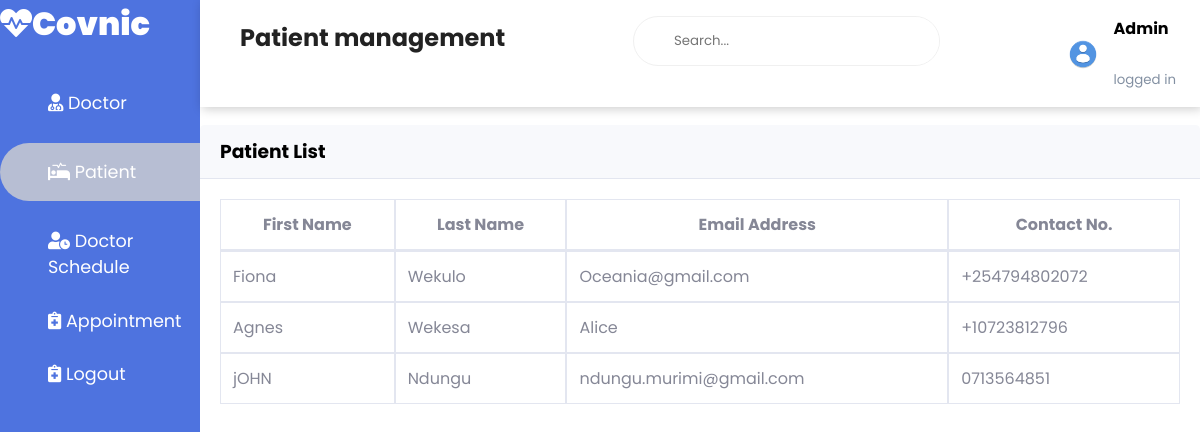
The page /admin/patient.php on the database its author committed.
### tables this page shows
CREATE TABLE `patient_table` (
  `patient_email_address` varchar(200) NOT NULL,
  `patient_password` varchar(200) NOT NULL,
  `patient_first_name` varchar(200) NOT NULL,
  `patient_last_name` varchar(200) NOT NULL,
  `patient_date_of_birth` varchar(200) NOT NULL,
  `patient_gender` varchar(200) NOT NULL,
  `patient_address` varchar(200) NOT NULL,
  `patient_phone_no` varchar(200) NOT NULL,
  `patient_maritial_status` varchar(200) NOT NULL,
  `patient_verification_code` varchar(200) NOT NULL,
  `email_verify` varchar(200) NOT NULL
);

### admin/patient.php (the view, shortened to what this page needs)
<!DOCTYPE html>
<html lang="en">
 <head>
   <link rel="stylesheet" href="../admin/style_admin.css">
     <link rel="stylesheet" href="https://cdnjs.cloudflare.com/ajax/libs/font-awesome/5.15.4/css/all.min.css">
   <link rel="stylesheet" href="https://maxst.icons8.com/vue-static/landings/line-awesome/line-awesome/1.3.0/css/line-awesome.min.css">
 </head>
 <body>
   <div class="sidebar">
     <div class="sidebar-brand">
<h1><span class = "fas fa-heartbeat"><span>  Covnic</span></span></h1>
     </div>
     <div class="sidebar-menu">
         <ul>
            <li>
                <a class="nav-link" href="doctor.php">
                    <i class="fas fa-user-md"></i>
                    <span>Doctor</span></a>
            </li>
            <li class="active">
                <a class="nav-link" href="patient.php">
                    <i class="fas fa-procedures"></i>
                    <span>Patient</span></a>
            </li>
            <li>
                <a class="nav-link" href="doctor_schedule.php">
                    <i class="fas fa-user-clock"></i>
                    <span>Doctor Schedule</span></a>
            </li>
            <li>
                <a class="nav-link" href="appointment.php">
                    <i class="fas fa-notes-medical"></i>
                    <span>Appointment</span></a>
            </li>
            <li>
                <a class="nav-link" href="index.php">
                    <i class="fas fa-notes-medical"></i>
                    <span>Logout</span></a>
            </li>
        </ul>
        </div>
        </div>
<div class="main-content">
    <header>
        <h2>
            <label for="nav-toggle">
                <span class="las la-bars"></span>
            </label>
            Patient management
        </h2>
        <div class="search-wrapper">
            <input type="search" placeholder="Search...">
        </div>
        <div class="user-wrapper">
            <img src="../image/pic1.png" width="30px" height="30px" alt="">
           <div>
               <h4>Admin</h4>
               <br>
               <small>logged in</small>
           </div>
        </div>
    </header>
	<br>
	<br>
	<br>
	<br>
                    <div class="card shadow mb-4">
                        <div class="card-header py-3">
                        	<div class="row">
                            	<div class="col">
                            		<h3 class="m-0 font-weight-bold text-primary">Patient List</h3>
                            	</div>
                            </div>
                        </div>
                        <div class="card-body">
                            <div class="table-responsive">
                                <table class="table table-bordered" id="doctor_table" width="100%" cellspacing="0">
                                    <thead>
                                        <tr>
                                        <th>First Name</th>
                                            <th>Last Name</th>
                                            <th>Email Address</th>
                                            <th>Contact No.</th>
                                        </tr>
                                    </thead>
                                    <tbody>
                                        <?php
                                        include_once '../connect.php';
                                        $sql = "SELECT patient_first_name , patient_last_name, patient_email_address,
                                       patient_phone_no, email_verify FROM patient_table";
                                        $result= $conn->query($sql);
                                         while($row = $result->fetch_assoc()){
                                            echo  "<tr>
                                            <td>" . $row["patient_first_name"] . "</td>
                                            <td>" . $row["patient_last_name"] . "</td>
                                            <td>" . $row["patient_email_address"] . "</td>
                                            <td>" . $row["patient_phone_no"] . "</td>
                                        </tr>";
                                         }
                                        ?>
                                    </tbody>
                                </table>
                            </div>
                        </div>
                    </div>
</body>
</html>

### admin/style_admin.css (style rules this page uses)
:root { --main-color: #4e73df; --color-dark: #1d2231; --text-grey: #8390a2; }
* { padding: 0; margin: 0; box-sizing: border-box; list-style-type: none; text-decoration: none; font-family: 'Poppins', sanserif; }
.sidebar { width: 200px; position: fixed; left: 0; top: 0; height: 100%; background: var(--main-color); }
.sidebar-brand { height: 90px; padding-left: 1 rem 0rem 1rem 2rem; color: #fff; }
.sidebar-brand span { display: inline-block; padding-right: 1rem; }
.sidebar-menu li { width: 100%; margin-bottom: 1.7rem; padding-left: 2rem; }
.sidebar-menu a { padding-left: 1rem; display: block; color: #fff; font-size: 1.1rem; }
.active, .sidebar-menu ul li:hover { background: rgb(183, 190, 211); padding-top: 1rem; padding-bottom: 1rem; color: var(--main-color); border-radius: 30px 0px 0px 30px; }
.main-content { transition: margin-left 300ms; margin-left: 200px; }
.main-content header { background: #fff; display: flex; justify-content: space-between; padding: 1rem 1.5rem; box-shadow: 2px 2px 10px rgba(0, 0, 0, 0.2); position: fixed; left: 200px; width: calc(100% - 200px); top: 0; }
.main-content header h2 { color: #222; }
.main-content header label span { font-size: 1.7rem; padding-left: 1rem; }
.search-wrapper { border: 1px solid #f0f0f0; border-radius: 30px; height: 50px; display: flex; align-items: center; overflow-x: hidden; }
.search-wrapper input { height: 100%; padding: .5rem; border: none; outline: none; }
.user-wrapper { display: flex; align-items: center; }
.user-wrapper img { border-radius: 50%; margin-right: 1rem; }
.user-wrapper h4 { margin-bottom: 0rem !important; }
.user-wrapper small { display: inline-block; color: var(--text-grey); margin-top: -10px !important; }
.card-body { flex:1 1 auto; min-height:1px; padding:1.25rem }
.card-header { padding:.75rem 1.25rem;margin-bottom:0;background-color:#f8f9fc;border-bottom:1px solid #e3e6f0 }
.card-header:first-child { border-radius:calc(.35rem - 1px) calc(.35rem - 1px) 0 0 }
.table { width:100%;margin-bottom:1rem;color:#858796 }
.table td,.table th { padding:.75rem;vertical-align:top;border-top:1px solid #e3e6f0 }
.table thead th { vertical-align:bottom;border-bottom:2px solid #e3e6f0 }
.table-bordered { border:1px solid #e3e6f0 }
.table-bordered td, .table-bordered th { border:1px solid #e3e6f0 }
.table-bordered thead td, .table-bordered thead th { border-bottom-width:2px }
.table-responsive { display:block;width:100%;overflow-x:auto;-webkit-overflow-scrolling:touch }
.table-responsive>.table-bordered { border:0 }

### rows shown on the page
patient_table: patient_first_name "Fiona", patient_last_name "Wekulo", patient_email_address "Oceania@gmail.com", patient_phone_no "+254794802072"
patient_table: patient_first_name "Agnes", patient_last_name "Wekesa", patient_email_address "Alice", patient_phone_no "+10723812796"
patient_table: patient_first_name "jOHN", patient_last_name "Ndungu", patient_email_address "ndungu.murimi@gmail.com", patient_phone_no "0713564851"
